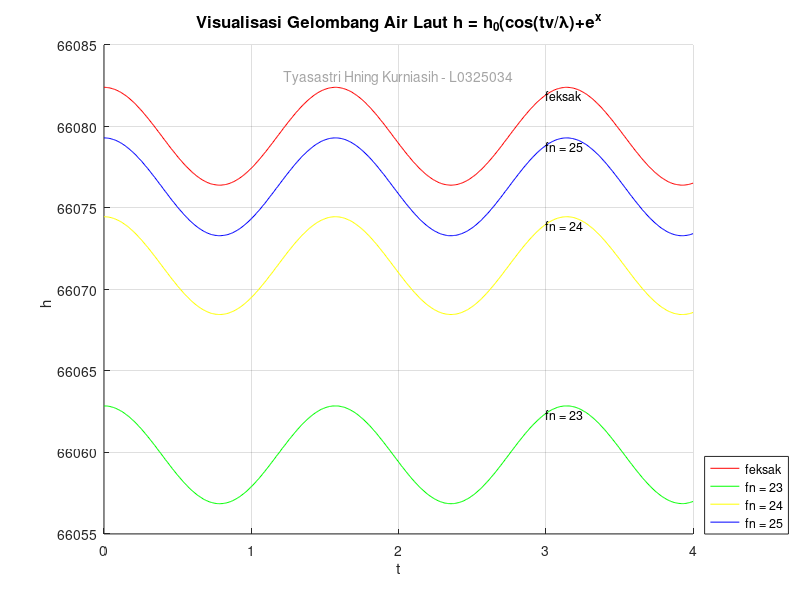

MATLAB code to generate this figure:
% pengerjaan kasus 1 responsi 1
% Tyasastri Hning Kurniasih L0325034

function Kasus1()
  t = linspace(0, 4, 500);
  x = 4 * t;
  eksak = hitungNilaiEksak(t);           % hitung nilai
  hasil_n23 = hitungPendekatan(x, 23);
  hasil_n24 = hitungPendekatan (x, 24);
  hasil_n25 = hitungPendekatan (x, 25);
  tampilkanHasil (eksak, hasil_n23, hasil_n24, hasil_n25); %menampilkan hasil

  figure;
  hold on;
  plot(t, eksak, 'r');
  plot(t, hasil_n23, 'g');
  plot(t, hasil_n24, 'y');
  plot(t, hasil_n25, 'b');
  aturGrafik(eksak, hasil_n23, hasil_n24, hasil_n25);
  hold off;
endfunction

function eksak = hitungNilaiEksak(t)
  eksak = 3 * (cos((t * 20)/5) + exp(10));
endfunction

function hasil = hitungPendekatan(x, n)
  deret_cos = 0;
  deret_exp = 0;
  for i = 0:(n-1)
    deret_cos += (-1)^i * (x.^(2*i)) / factorial(2*i);
    deret_exp += (10^i) / factorial(i);
  endfor
  hasil = 3 * (deret_cos + deret_exp);
endfunction


function tampilkanHasil(eksak, n23, n24, n25)
  fprintf('\nRata-Rata Hasil Perhitungan\n');
  fprintf('feksak : %.6f\n', mean(eksak));
  fprintf('fn=23  : %.6f\n', mean(n23));
  fprintf('fn=24  : %.6f\n', mean(n24));
  fprintf('fn=25  : %.6f\n', mean(n25));

  % Menghitung galat mutlak pada setiap titik
  error_n23 = abs(eksak - n23);
  error_n24 = abs(eksak - n24);
  error_n25 = abs(eksak - n25);

  % Menghitung rerata galat mutlak
  galat23 = mean(error_n23);
  galat24 = mean(error_n24);
  galat25 = mean(error_n25);

  fprintf('\nGalat Mutlak\n');
  fprintf('fn=23 : %.8f\n', galat23);
  fprintf('fn=24 : %.8f\n', galat24);
  fprintf('fn=25 : %.8f\n', galat25);

  % Menghitung galat relatif dalam persen
  penyebut = mean(abs(eksak));
  rel23 = galat23 / penyebut * 100;
  rel24 = galat24 / penyebut * 100;
  rel25 = galat25 / penyebut * 100;

  fprintf('\nPersentase Galat Relatif\n');
  fprintf('fn=23 : %.8f%%\n', rel23);
  fprintf('fn=24 : %.8f%%\n', rel24);
  fprintf('fn=25 : %.8f%%\n', rel25);

  % Memeriksa toleransi 1 persen
  fprintf('\nPemeriksaan Toleransi 1%%\n');

  if rel23 <= 1
    fprintf('fn=23 memenuhi toleransi.\n');
  else
    fprintf('fn=23 tidak memenuhi toleransi.\n');
  endif

  if rel24 <= 1
    fprintf('fn=24 memenuhi toleransi.\n');
  else
    fprintf('fn=24 tidak memenuhi toleransi.\n');
  endif

  if rel25 <= 1
    fprintf('fn=25 memenuhi toleransi.\n');
  else
    fprintf('fn=25 tidak memenuhi toleransi.\n');
  endif
endfunction

 function aturGrafik(feksak, hasil_n23, hasil_n24, hasil_n25)
   text(0.5, 0.95, 'Tyasastri Hning Kurniasih - L0325034', ...
       'Units', 'normalized', ...
       'HorizontalAlignment', 'center', ...
       'VerticalAlignment', 'top', ...
       'FontSize', 10, ...
       'Color', [0.65 0.65 0.65]); % wm
   grid on;
   xlabel('t');
   ylabel('h       ');
   title('Visualisasi Gelombang Air Laut h = h_0(cos(tv/\lambda)+e^x', 'Fontsize', 12);
   legend('feksak', 'fn = 23', 'fn = 24', 'fn = 25', 'location', 'southeastoutside');
   pos_x = 3;
   idx = 375;
   text(pos_x, feksak(idx), 'feksak', 'FontSize', 9);
   text(pos_x, hasil_n23(idx), 'fn = 23', 'FontSize', 9);
   text(pos_x, hasil_n24(idx), 'fn = 24', 'FontSize', 9);
   text(pos_x, hasil_n25(idx), 'fn = 25', 'FontSize', 9);
fprintf('\nTyasastri Hning Kurniasih L0325034\n'); %wm
 endfunction
